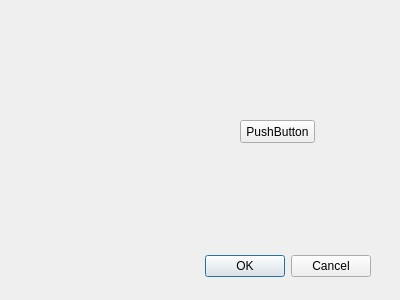
<?xml version="1.0" encoding="UTF-8"?>
<ui version="4.0">
 <class>Dialog</class>
 <widget class="QDialog" name="Dialog">
  <property name="geometry">
   <rect>
    <x>0</x>
    <y>0</y>
    <width>400</width>
    <height>300</height>
   </rect>
  </property>
  <property name="windowTitle">
   <string>Dialog</string>
  </property>
  <widget class="QWidget" name="layoutWidget">
   <property name="geometry">
    <rect>
     <x>20</x>
     <y>250</y>
     <width>351</width>
     <height>33</height>
    </rect>
   </property>
   <layout class="QHBoxLayout">
    <property name="spacing">
     <number>6</number>
    </property>
    <property name="leftMargin">
     <number>0</number>
    </property>
    <property name="topMargin">
     <number>0</number>
    </property>
    <property name="rightMargin">
     <number>0</number>
    </property>
    <property name="bottomMargin">
     <number>0</number>
    </property>
    <item>
     <spacer>
      <property name="orientation">
       <enum>Qt::Horizontal</enum>
      </property>
      <property name="sizeHint" stdset="0">
       <size>
        <width>131</width>
        <height>31</height>
       </size>
      </property>
     </spacer>
    </item>
    <item>
     <widget class="QPushButton" name="okButton">
      <property name="text">
       <string>OK</string>
      </property>
     </widget>
    </item>
    <item>
     <widget class="QPushButton" name="cancelButton">
      <property name="text">
       <string>Cancel</string>
      </property>
     </widget>
    </item>
   </layout>
  </widget>
  <widget class="QPushButton" name="pushButton">
   <property name="geometry">
    <rect>
     <x>240</x>
     <y>120</y>
     <width>75</width>
     <height>23</height>
    </rect>
   </property>
   <property name="text">
    <string>PushButton</string>
   </property>
  </widget>
 </widget>
 <resources/>
 <connections>
  <connection>
   <sender>okButton</sender>
   <signal>clicked()</signal>
   <receiver>Dialog</receiver>
   <slot>accept()</slot>
   <hints>
    <hint type="sourcelabel">
     <x>289</x>
     <y>258</y>
    </hint>
    <hint type="destinationlabel">
     <x>96</x>
     <y>254</y>
    </hint>
   </hints>
  </connection>
  <connection>
   <sender>cancelButton</sender>
   <signal>clicked()</signal>
   <receiver>Dialog</receiver>
   <slot>reject()</slot>
   <hints>
    <hint type="sourcelabel">
     <x>370</x>
     <y>258</y>
    </hint>
    <hint type="destinationlabel">
     <x>179</x>
     <y>282</y>
    </hint>
   </hints>
  </connection>
 </connections>
</ui>
